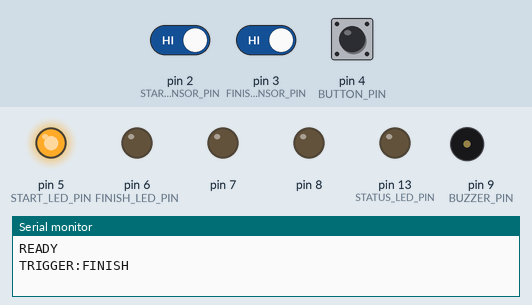
A sketch run on a simulated Arduino Uno, built with avr-gcc and run on an emulated ATmega328P. On the bench: output pins drawn as LEDs (lit = HIGH), buzzer (waves = sounding), the last lines printed to the serial monitor. The inputs (shaded band) are chosen by the test bench; at power-on: pin 2 (START_SENSOR_PIN) HIGH, pin 3 (FINISH_SENSOR_PIN) HIGH, pin 4 (BUTTON_PIN) HIGH.

Above: at 1.6 s.
1.7 s: pin 2 (START_SENSOR_PIN) driven LOW
At 2.9 s:
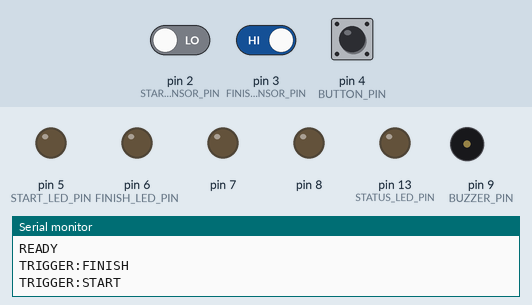
3.3 s: pin 3 (FINISH_SENSOR_PIN) driven LOW
At 4.5 s:
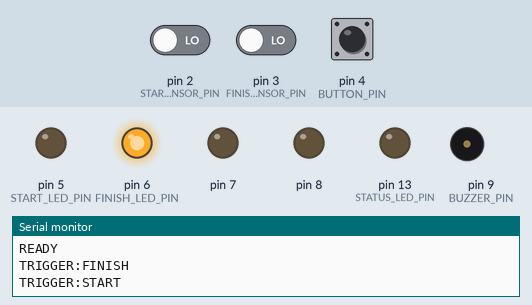
4.8 s: pin 4 (BUTTON_PIN) pulled LOW for 0.15 s
At 5.2 s:
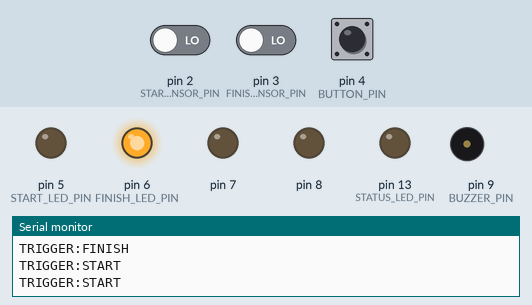
6.4 s: pin 2 (START_SENSOR_PIN) driven HIGH
At 6.9 s:
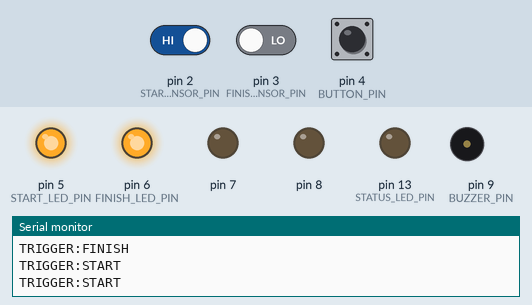
7.9 s: pin 4 (BUTTON_PIN) pulled LOW for 1 s
At 8.8 s:
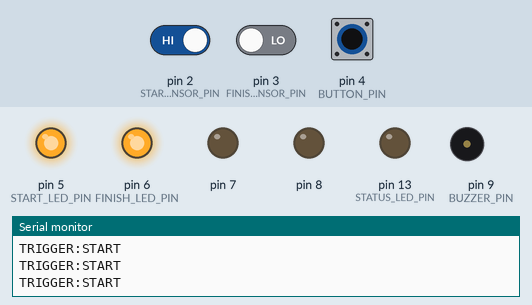
10.4 s: pin 3 (FINISH_SENSOR_PIN) driven HIGH
At 11.9 s:
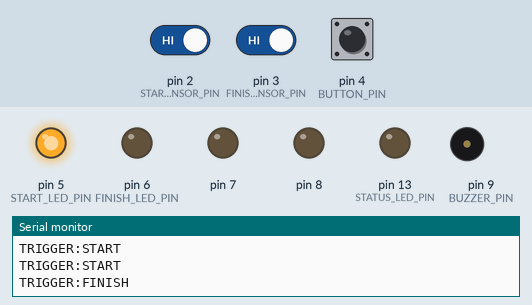
Timing chart, 0 to 13.0 s (numbered marks = the images above; inputs shaded):
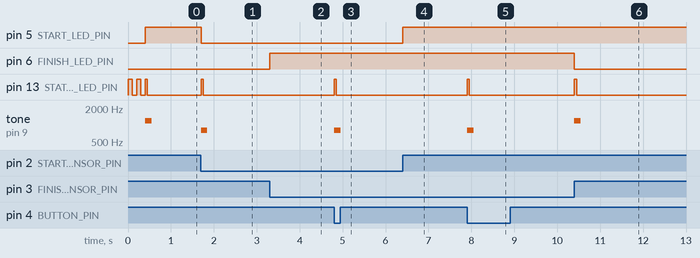

The sketch:

ir_trigger.ino
```cpp
/*
 * Smart Track Timer - Dual IR Beam Trigger
 * Target: Arduino Nano / Uno
 *
 * Two independent laser beam sensors:
 *   - START line sensor (D2): detects race start
 *   - FINISH line sensor (D3): detects each athlete crossing
 *
 * Wiring:
 *   D2  -> START line LDR receiver (LOW = beam broken)
 *   D3  -> FINISH line LDR receiver (LOW = beam broken)
 *   D5  -> Green LED (START alignment indicator, ON = beam aligned)
 *   D6  -> Green LED (FINISH alignment indicator, ON = beam aligned)
 *   D13 -> Red LED (built-in, flashes on trigger)
 *   D9  -> Buzzer (optional)
 */

const int START_SENSOR_PIN   = 2;
const int FINISH_SENSOR_PIN  = 3;
const int BUTTON_PIN         = 4;   // Manual start button (LOW = pressed)
const int START_LED_PIN      = 5;   // Green: ON = beam aligned
const int FINISH_LED_PIN     = 6;   // Green: ON = beam aligned
const int STATUS_LED_PIN     = 13;  // Red: flash on trigger
const int BUZZER_PIN         = 9;

const unsigned long DEBOUNCE_MS = 200;
const unsigned long BEEP_MS     = 150;

bool start_broken  = false;
bool finish_broken = false;
bool button_pressed = false;
unsigned long last_start  = 0;
unsigned long last_finish = 0;
unsigned long last_button = 0;

void setup() {
  Serial.begin(115200);

  pinMode(START_SENSOR_PIN, INPUT_PULLUP);
  pinMode(FINISH_SENSOR_PIN, INPUT_PULLUP);
  pinMode(BUTTON_PIN, INPUT_PULLUP);
  pinMode(START_LED_PIN, OUTPUT);
  pinMode(FINISH_LED_PIN, OUTPUT);
  pinMode(STATUS_LED_PIN, OUTPUT);
  pinMode(BUZZER_PIN, OUTPUT);

  // Extra GND pins (unused pins set LOW)
  pinMode(7, OUTPUT); digitalWrite(7, LOW);
  pinMode(8, OUTPUT); digitalWrite(8, LOW);

  digitalWrite(STATUS_LED_PIN, LOW);

  // Blink twice -> ready
  for (int i = 0; i < 2; i++) {
    digitalWrite(STATUS_LED_PIN, HIGH);
    delay(100);
    digitalWrite(STATUS_LED_PIN, LOW);
    delay(100);
  }

  Serial.println("READY");
}

void loop() {
  unsigned long now = millis();

  // --- START line ---
  int start_state = digitalRead(START_SENSOR_PIN);
  digitalWrite(START_LED_PIN, start_state);  // HIGH = beam intact = LED on

  if (start_state == LOW && !start_broken) {
    start_broken = true;
    if (now - last_start >= DEBOUNCE_MS) {
      last_start = now;
      Serial.println("TRIGGER:START");
      digitalWrite(STATUS_LED_PIN, HIGH);
      tone(BUZZER_PIN, 800, BEEP_MS);
      delay(50);
      digitalWrite(STATUS_LED_PIN, LOW);
    }
  }
  if (start_state == HIGH && start_broken) {
    start_broken = false;
  }

  // --- Manual START button ---
  int button_state = digitalRead(BUTTON_PIN);

  if (button_state == LOW && !button_pressed) {
    button_pressed = true;
    if (now - last_button >= DEBOUNCE_MS) {
      last_button = now;
      Serial.println("TRIGGER:START");
      digitalWrite(STATUS_LED_PIN, HIGH);
      tone(BUZZER_PIN, 800, BEEP_MS);
      delay(50);
      digitalWrite(STATUS_LED_PIN, LOW);
    }
  }
  if (button_state == HIGH && button_pressed) {
    button_pressed = false;
  }

  // --- FINISH line ---
  int finish_state = digitalRead(FINISH_SENSOR_PIN);
  digitalWrite(FINISH_LED_PIN, !finish_state);  // LED ON = beam aligned

  if (finish_state == HIGH && !finish_broken) {
    finish_broken = true;
    if (now - last_finish >= DEBOUNCE_MS) {
      last_finish = now;
      Serial.println("TRIGGER:FINISH");
      digitalWrite(STATUS_LED_PIN, HIGH);
      tone(BUZZER_PIN, 1200, BEEP_MS);
      delay(50);
      digitalWrite(STATUS_LED_PIN, LOW);
    }
  }
  if (finish_state == LOW && finish_broken) {
    finish_broken = false;
  }

  delay(1);
}
```

Measured:
- after the input at 1.7 s, pin 5 (START_LED_PIN): HIGH → LOW at once; pin 13 (STATUS_LED_PIN): LOW → HIGH at once, → LOW 0.05 s later; tone on pin 9 (BUZZER_PIN): silent → 800 Hz at once, → silent 0.15 s later
- after the input at 3.3 s, pin 6 (FINISH_LED_PIN): LOW → HIGH at once
- after the input at 4.8 s, pin 13 (STATUS_LED_PIN): LOW → HIGH at once, → LOW 0.05 s later; tone on pin 9 (BUZZER_PIN): silent → 800 Hz at once, → silent 0.15 s later
- after the input at 6.4 s, pin 5 (START_LED_PIN): LOW → HIGH at once
- after the input at 7.9 s, pin 13 (STATUS_LED_PIN): LOW → HIGH at once, → LOW 0.05 s later; tone on pin 9 (BUZZER_PIN): silent → 800 Hz at once, → silent 0.15 s later
- after the input at 10.4 s, pin 6 (FINISH_LED_PIN): HIGH → LOW at once; pin 13 (STATUS_LED_PIN): LOW → HIGH at once, → LOW 0.05 s later; tone on pin 9 (BUZZER_PIN): silent → 1200 Hz at once, → silent 0.15 s later
- by itself, pin 13 (STATUS_LED_PIN): alternates HIGH for 0.08 s and LOW for 0.10 s, 5 changes in all, then stays LOW
